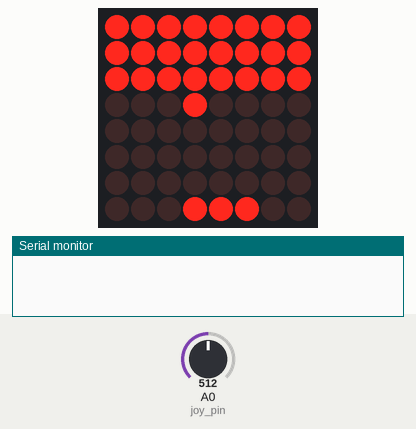
Simulated run of this program. Board: Arduino Uno, built with avr-gcc and run on an emulated ATmega328P. On the bench: 8×8 LED matrix, the last lines printed to the serial monitor. Wiring (inferred from the names in the program): LED matrix (orientation assumed): rows pin 5, pin 4, pin 3, pin 2, A5, A4, A3, A2; columns pin 6, pin 7, pin 8, pin 9, pin 10, pin 11, pin 12, pin 13. The test bench sets the inputs (shaded band); at power-on: A0 (joy_pin) = 512.

Above: at 2.2 s.
2.3 s: A0 (joy_pin) set to 716
At 3.4 s:
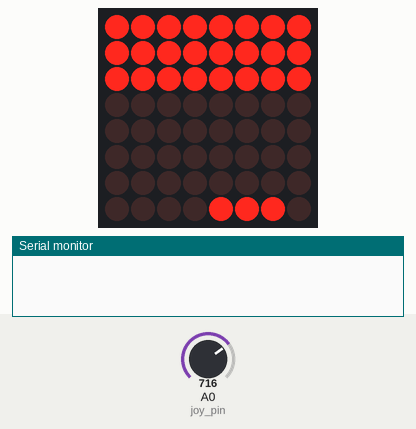
5.8 s: A0 (joy_pin) set to 900
At 7.9 s:
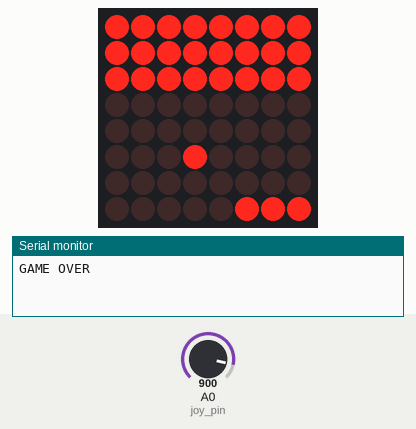
9.3 s: A0 (joy_pin) set to 511
At 10.1 s:
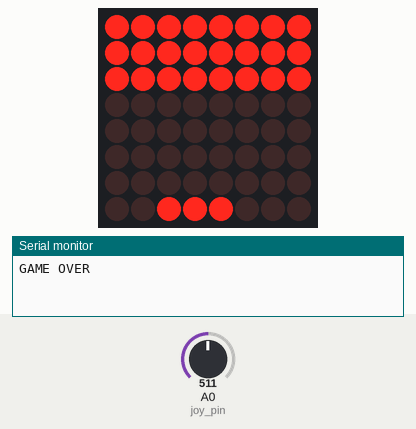
12.8 s: A0 (joy_pin) set to 306
At 13.5 s:
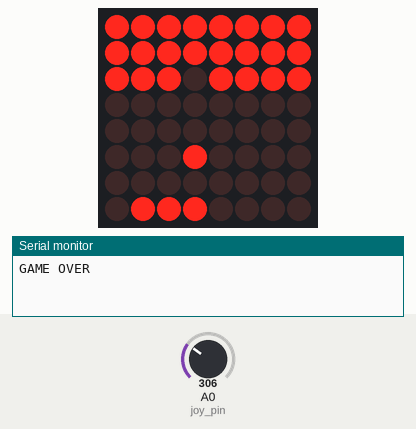
16.3 s: A0 (joy_pin) set to 122
At 17.1 s:
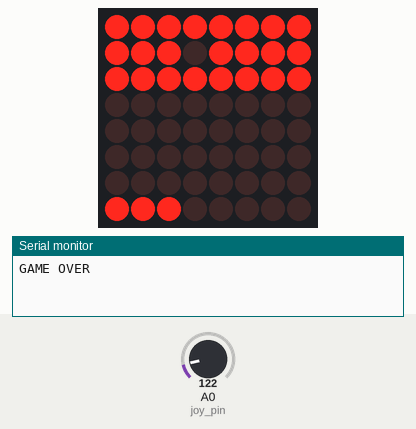
19.8 s: A0 (joy_pin) set to 1023
At 22.1 s:
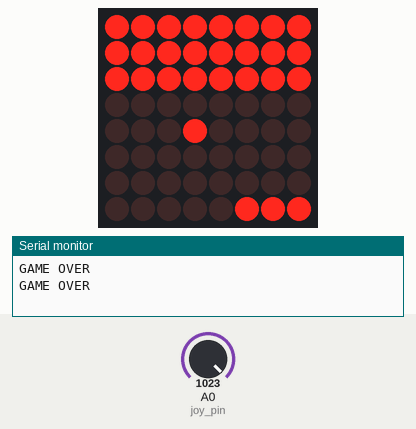
Timing chart, 0 to 23.6 s (numbered marks = the images above; inputs shaded):
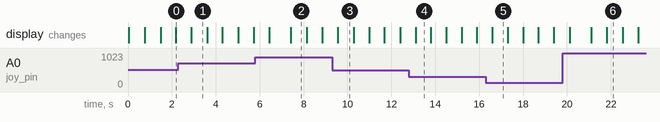

Measured:
- after the input at 2.3 s, the display: changes after 0.58 s (image 1)
- after the input at 5.8 s, the display: first differs from a run without the input after 1.6 s (image 2)
- after the input at 9.3 s, the display: changes after 0.26 s (image 3)
- after the input at 12.8 s, the display: changes after 0.30 s (image 4)
- after the input at 16.3 s, the display: changes after 0.30 s (image 5)
- after the input at 19.8 s, the display: first differs from a run without the input after 1.3 s (image 6 shows a later state)
- what the display in image 1 shows lasts 0.7 s, from 2.9 s to 3.6 s

The program:

main.cpp
```cpp
#include <Arduino.h>

// Define Pins
//Row Pins
#define ROW_1 5
#define ROW_2 4
#define ROW_3 3
#define ROW_4 2
#define ROW_5 A5
#define ROW_6 A4
#define ROW_7 A3
#define ROW_8 A2

//Columns Pin
#define COL_1 6
#define COL_2 7
#define COL_3 8
#define COL_4 9
#define COL_5 10
#define COL_6 11
#define COL_7 12
#define COL_8 13

//JoyStick pin
#define joy A0

//GLOBALS

int joy_pin = joy;
int x_val = 5;
int player_Position;
int ba_x  ; int ba_y ;
boolean ba_up = true;
int ba_dir = 2;
boolean game  = true;
boolean l_c = false;
unsigned long last_t = 0;
unsigned long move_inter;
unsigned long now = 0; unsigned long total_t = 10000000;

//Define Pin Matrix
int rows[] = {ROW_1, ROW_2, ROW_3, ROW_4, ROW_5, ROW_6, ROW_7, ROW_8};
int col[] = {COL_1,COL_2, COL_3, COL_4, COL_5, COL_6, COL_7, COL_8};

// Define Display Array
unsigned char shape[8][8] =
{ 0,0,0,0,0,0,0,0,
  0,0,0,0,0,0,0,0,
  0,0,0,0,0,0,0,0,
  0,0,0,0,0,0,0,0,
  0,0,0,0,0,0,0,0,
  0,0,0,0,0,0,0,0,
  0,0,0,0,0,0,0,0,
  0,0,0,0,0,0,0,0,
};

unsigned char shape_up[8][8] =      //the small "heart"
{
  1,1,1,1,1,1,1,1,
  1,1,1,1,1,1,1,1,
  1,1,1,1,1,1,1,1,
  0,0,0,0,0,0,0,0,
  0,0,0,0,0,0,0,0,
  0,0,0,0,0,0,0,0,
  0,0,0,0,0,0,0,0,
  0,0,0,0,0,0,0,0,
};


//Function to turn off rows and columns
void Clear(int C[], int R[])
{
  for(int k = 0;k<8;k++)
  {
    digitalWrite(R[k],LOW);
    digitalWrite(C[k],HIGH);
  }
}

// Function to display brick lines
void lines()
{
    for (int i = 0; i < 3;i++)
    {
      for (int j = 0; j <8; j++)
      {
        shape_up[i][j] = 1;
      }
    }
}

//function to clear display matrix
void clear_clear(unsigned char del[8][8])
{
  for(int i = 0; i < 8; i++)
        {
          for(int j = 0; j < 8; j++)
          {
            del[i][j] = 0;
          }
        }
}

//function for display
void Display(unsigned char dat[8][8], int C[], int R[])
{
  for(int c = 0; c<8;c++)
  {
    digitalWrite(C[c],LOW);//use thr column
    //loop
    for(int r = 0;r<8;r++)
    {
      digitalWrite(R[r],dat[r][c] || shape_up[r][c]);
      //digitalWrite(dat[r][c],R[r])  ;
    }
    delay(1);
    Clear(C, R);  //Remove empty display light

  }
}

//function to initiallize game at restart
void restartGame()
{
  for(int i =0;i<8;i++){
    for (int j=0;j<3;j++)
      shape_up[j][i] = 1;
  }
  move_inter = 700;
  ba_x = 3;
  ba_y = 6;
  ba_up = true;
  ba_dir = 2;
  game = true;
  l_c = false;

}

//function to control ball position and action
void ball(unsigned char upd[8][8])
{
  if(ba_dir == 1)
    ba_x--;
  else if(ba_dir == 3)
    ba_x++;
  else if(ba_dir == 2)
    ba_x = ba_x;

  if(ba_x == 0)
    ba_dir = 3;
  else if (ba_x == 7)
    ba_dir = 1;

  if(ba_up)
    ba_y--;
  else
    ba_y++;


  if(ba_y == 6 && ba_x == player_Position)
  {
    ba_up = true;
    ba_dir = 1;
    move_inter -= 2;
  }

  if(ba_y == 6 && ba_x == player_Position +1)
  {
    ba_up = true;
    ba_dir = 2;
    move_inter -= 2;
  }

  if(ba_y == 6 && ba_x == player_Position + 2)
  {
    ba_up = true;
    ba_dir = 3;
    move_inter -= 2;
  }

  else if (ba_y == 0)
  {
    ba_up = false;
    move_inter -= 2;
  }

  else if (ba_y == 7)
  {
    Serial.println("GAME OVER");
    delay(1000);
    restartGame();
  }

  upd[ba_y][ba_x] = 1;
}

//function to display and move paddle
void paddle_(int pin_,unsigned char disp[8][8])
{
  int player_Value = analogRead(pin_);
      player_Position = player_Value * 6 / 1024;

      for(int i = 0; i < 8; i++)
        {
          if(i >= player_Position && i < player_Position + 3)
          {
            disp[7][i] = 1;
          }

          else
            {
              disp[7][i] = 0;
            }
        }
}

//function to remove bricks
void line_ball()
{
 for(int ba_xa = 0; ba_xa < 8; ba_xa++)
 {
   for(int ba_ya = 0; ba_ya < 3 ; ba_ya++)
   {
     if(ba_xa == ba_x && ba_ya == ba_y && shape_up[ba_y][ba_x] != 0)
     {
        shape_up[ba_y][ba_x] = 0;
        ba_up = false;
        if(ba_dir == 1) ba_dir = 3;
        if(ba_dir == 2) ba_dir = 2;
        if(ba_dir == 3) ba_dir = 1;
     }
   }
 }
}

//function to display Array
void update()
{
    if(now - last_t > move_inter)
     {
      clear_clear(shape);
      paddle_(joy_pin, shape);
      ball(shape);
      line_ball();
      last_t = now;
    }
}

//function to read joystick
void readSensors(int pin)
{
  x_val = 7 - map(analogRead(pin), 0, 1023, 0, 7);
  Serial.println(x_val);
}

void setup()
{
  Serial.begin(9600);
  for(int i = 0; i < 8; i++)
    {
      pinMode(rows[i], OUTPUT);
      pinMode(col[i], OUTPUT);
    }
  pinMode(joy_pin, INPUT);
  restartGame();

}

void loop()
{
    now = millis();
    update();
    Display(shape,col, rows);
}

//end
```
